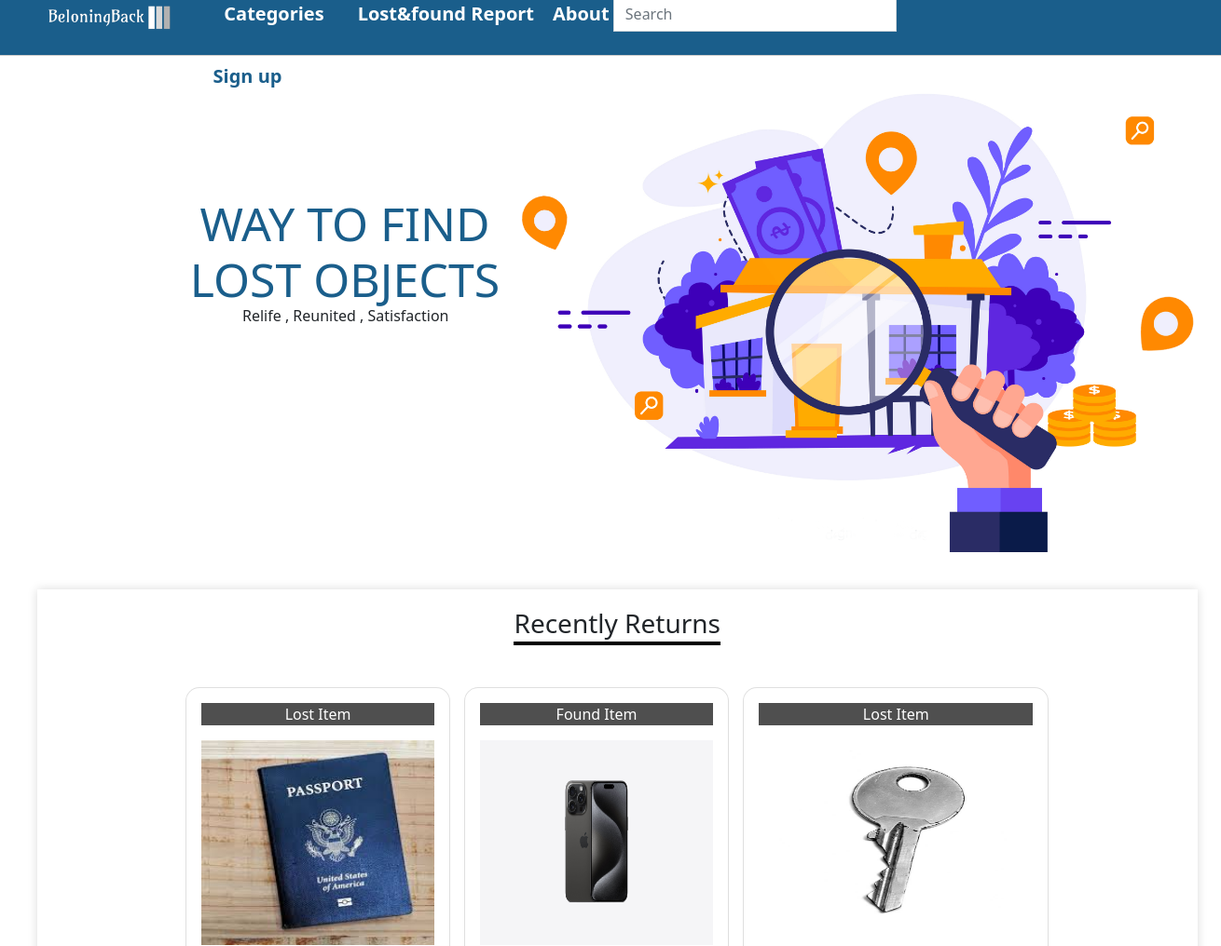
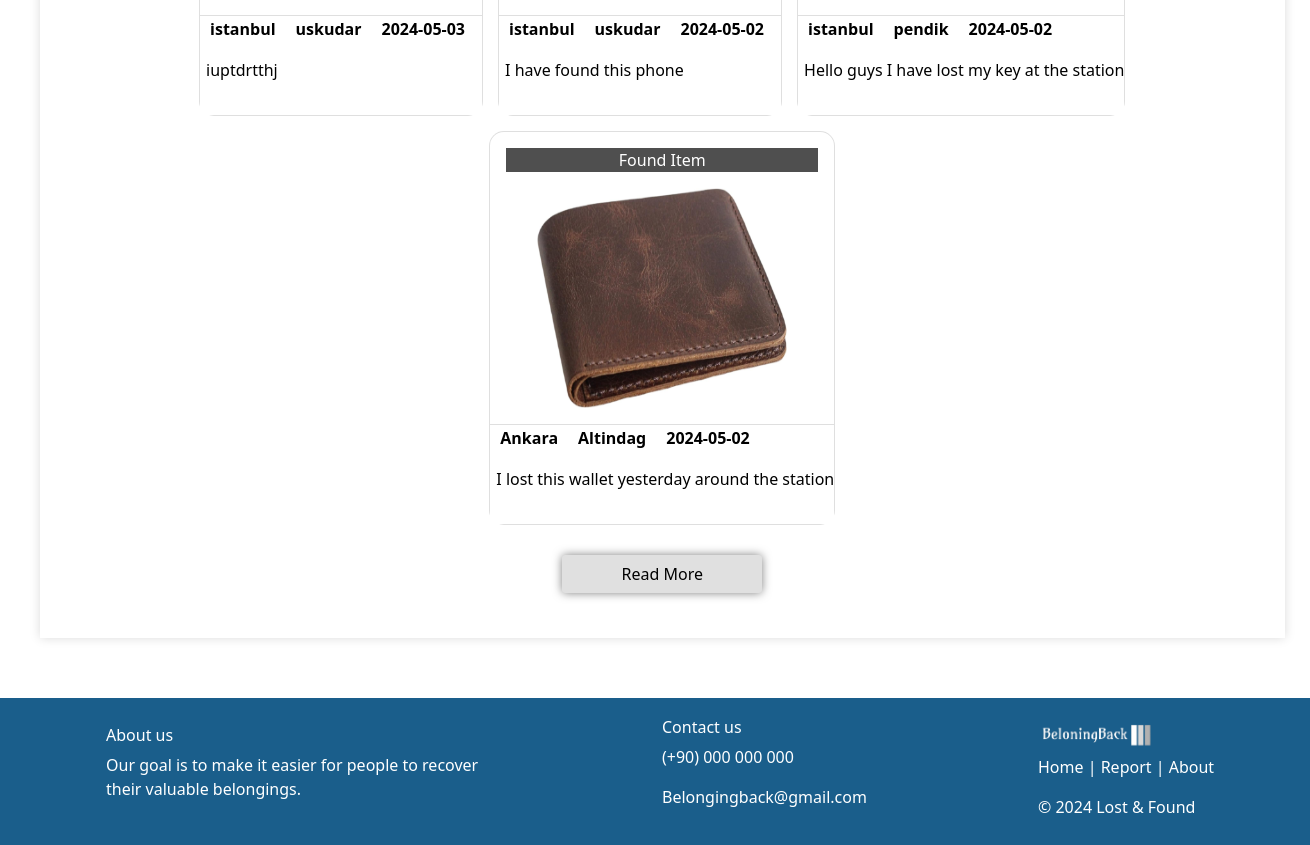
Page /homepagee.php on the committed database (2 pictures, top to bottom).
### tables this page shows
CREATE TABLE `lost_found_items` (
  `id` int(11) NOT NULL,
  `userID` int(11) DEFAULT NULL,
  `itemType` varchar(255) DEFAULT NULL,
  `contactPurpose` enum('lost','found') DEFAULT NULL,
  `date` date DEFAULT NULL,
  `location` varchar(255) DEFAULT NULL,
  `city` varchar(255) DEFAULT NULL,
  `state` varchar(255) DEFAULT NULL,
  `details` text DEFAULT NULL,
  `image` varchar(255) DEFAULT NULL
);

### homepage_db.php (called while the page is built, shortened)
<?php
$servername = "localhost";
$username = "root";
$password = "";
$dbname = "Dbaseconnection";
$conn = new mysqli($servername, $username, $password, $dbname);
$sql = "SELECT id, city, state, date, details, contactPurpose, image FROM lost_found_items ORDER BY date DESC LIMIT 4";
$result = $conn->query($sql);
?>

### homepagee.php (the view, shortened to what this page needs)
<?php
include('includes/header.php');
include('homepage_db.php');
?>
<!DOCTYPE html>
<html lang="en">
<head>
    <link rel="stylesheet" href="css/homepagee.css">
    <link rel="stylesheet" href="/bootstrap-5.0.2-dist/css/bootstrap.css">
</head>
<body>
<img style="width: 800px; margin-left:500px;" src="/img/bg1.png">
<h1 id="brief">WAY TO FIND LOST OBJECTS</h1>
<h6 id="words">Relife , Reunited , Satisfaction </h6>
<br>
<div class="box_shadow">
    <h3 id="return">Recently Returns</h3>
    <div class="show">
        <?php
        if (mysqli_num_rows($result) > 0) {
            while ($row = mysqli_fetch_assoc($result)) {
                echo '<a href="itempage.php?id=' . $row['id'] . '">';
                echo '<div id="ca" class="card">';
                echo '<div class="card-body">';
                echo '<p id="contactpurpose">' . ucfirst($row['contactPurpose']) . ' Item</p>';
                echo '<img style="width: 250px;height:220px" src="' . $row['image'] . '" class="img-fluid">';
                echo '</div>';
                echo '<div class="card-footer">';
                echo '<ul class="footer_itmes">';
                echo '<li><p><b>' . $row['city'] . '</b></p></li>';
                echo '<li><p><b>' . $row['state'] . '</b></p></li>';
                echo '<li><p><b>' . $row['date'] . '</b></p></li>';
                echo '</ul>';
                echo '<p id="d">' . $row['details'] . '</p>';
                echo '</div>';
                echo '</div>';
                echo '</a>';
            }
            echo '<div class="container">';
            echo '<a id="btn" href="all_items_page.php" class="btn ">Read More</a>';
            echo '</div>';
        } else {
            echo '<p>No records found</p>';
        }
        ?>
    </div>
</div>
<div id="footer">
    <div class="one">
<h6>About us</h6>
<p>Our goal is to make it easier for people to recover their valuable belongings.</p>
    </div>
    <div class="twoo">
<h6>Contact us</h6>
<p>(+90) 000 000 000</p>
<p>Belongingback@gmail.com</p>
    </div>
    <div class="three">
<img src="/img/logo11-removebg-preview.png" alt="">
<p>Home | Report | About</p>
<p>&copy; 2024 Lost & Found</p>
    </div>
</div>
</body>
</html>

### css/homepagee.css (style rules this page uses)
body { text-align: center; }
.card-footer { height: 100px; padding: 0 !important; margin: 0 !important; overflow: hidden ; background-color: white !important; border-radius: 15px; }
.card-footer ul { background-color:white; }
.footer_itmes { display: flex; list-style: none; padding: 0; margin: 0; }
.card-footer li { padding: 1px 10px; }
#d { text-align: start; margin: 0 0 0 6px; }
#return { display: inline-block; padding-top: 50px; padding-bottom: 2px; margin: 0 auto; border-bottom: 4px solid black; margin-top: -30px; }
#contactpurpose { background-color: rgba(0, 0, 0, 0.692); color: white; }
.show { width: 100%; height: auto; display: flex; flex-wrap: wrap; justify-content: center; align-items: center; padding: 45px 0px; gap: 15px; transition: transform 0.3s ease-in-out; }
.show a { text-decoration: none; color: black; }
.card { width: 100%; }
#btn { width: 200px; margin-top: 15px; background-color:rgba(128, 128, 128, 0.247); box-shadow: 0 0 10px rgba(0, 0, 0, 0.5); }
.box_shadow { width: 95%; height: auto; position: relative; top: 40%; left: 40px; box-shadow: 0 0 10px rgba(0, 0, 0, 0.144); margin-top: 40px; }
#footer { display: flex; flex-direction: row; justify-content: center; align-items: center; background-color:#1a5e8b; color: #fff; padding: 10px; padding-left: 100px; margin-top: 60px; }
.one { width: 33%; text-align: start; }
.twoo { width: 33%; text-align: start; padding-left: 160px; }
.three { width: 33%; text-align: start; padding-left: 140px; }
.three img { width: 160px; padding: 0; margin: -20px; }
#ca { border-radius: 15px; }
#brief { width: 420px; font-size: 50px; position: absolute; top: 210px; left: 160px; color: #1a5e8b; }
#words { position: absolute; top: 330px; left: 260px; }

### rows in the picture
lost_found_items: contactPurpose "Lost", image (picture), city "istanbul", state "uskudar", date "2024-05-03", details "iuptdrtthj"
lost_found_items: contactPurpose "Found", image (picture), city "istanbul", state "uskudar", date "2024-05-02", details "I have found this phone"
lost_found_items: contactPurpose "Lost", image (picture), city "istanbul", state "pendik", date "2024-05-02", details "Hello guys I have lost my key at the station"
lost_found_items: contactPurpose "Found", image (picture), city "Ankara", state "Altindag", date "2024-05-02", details "I lost this wallet yesterday around the station"
